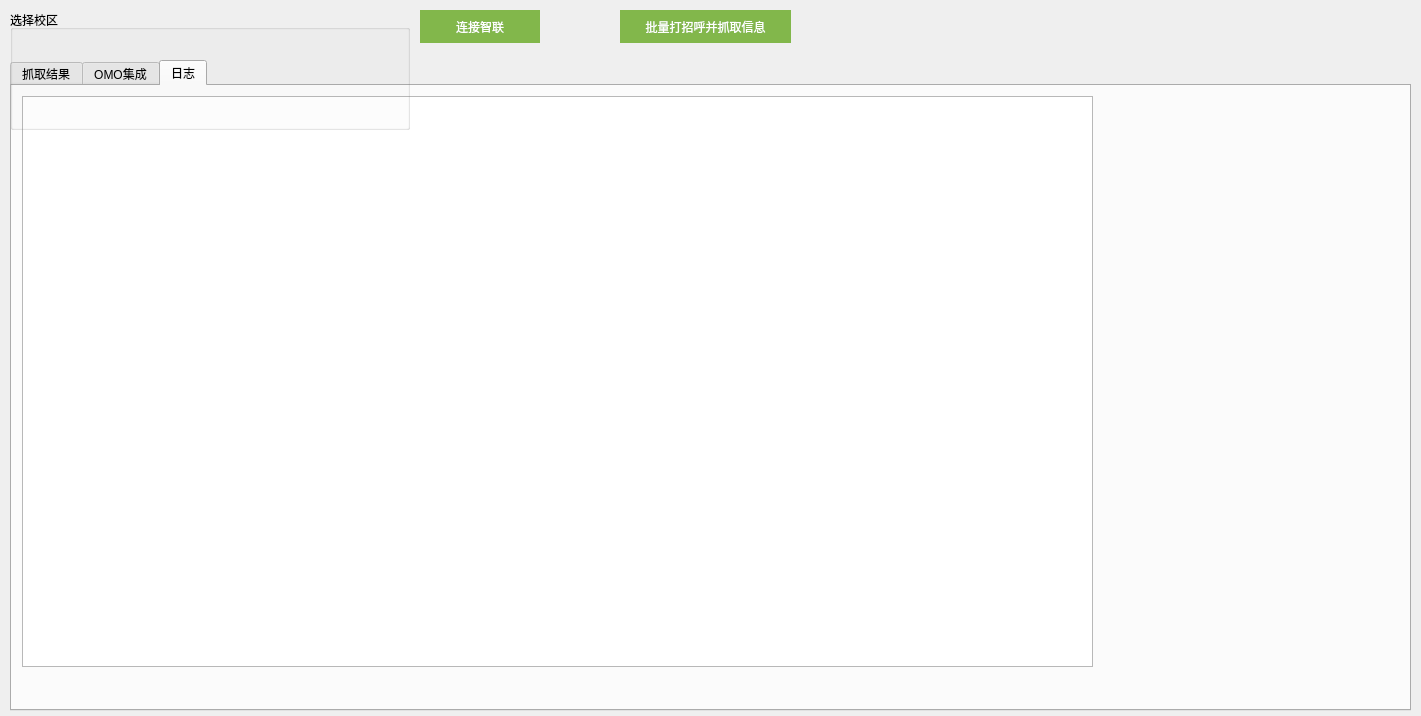
<?xml version="1.0" encoding="UTF-8"?>
<ui version="4.0">
 <class>mainwindow</class>
 <widget class="QWidget" name="mainwindow">
  <property name="geometry">
   <rect>
    <x>0</x>
    <y>0</y>
    <width>1421</width>
    <height>716</height>
   </rect>
  </property>
  <property name="windowTitle">
   <string>智联简历处理</string>
  </property>
  <widget class="QTabWidget" name="tabWidget">
   <property name="geometry">
    <rect>
     <x>10</x>
     <y>60</y>
     <width>1401</width>
     <height>651</height>
    </rect>
   </property>
   <property name="currentIndex">
    <number>2</number>
   </property>
   <widget class="QWidget" name="fetch_result">
    <attribute name="title">
     <string>抓取结果</string>
    </attribute>
    <widget class="QTableWidget" name="fetch_table">
     <property name="geometry">
      <rect>
       <x>10</x>
       <y>10</y>
       <width>1261</width>
       <height>611</height>
      </rect>
     </property>
     <property name="minimumSize">
      <size>
       <width>971</width>
       <height>0</height>
      </size>
     </property>
     <property name="sortingEnabled">
      <bool>true</bool>
     </property>
    </widget>
   </widget>
   <widget class="QWidget" name="omo_integrate">
    <attribute name="title">
     <string>OMO集成</string>
    </attribute>
    <widget class="QWidget" name="layoutWidget">
     <property name="geometry">
      <rect>
       <x>1280</x>
       <y>10</y>
       <width>101</width>
       <height>186</height>
      </rect>
     </property>
     <layout class="QVBoxLayout" name="vbox1">
      <property name="spacing">
       <number>50</number>
      </property>
      <item>
       <widget class="QPushButton" name="open_excel_button">
        <property name="text">
         <string>打开文件</string>
        </property>
       </widget>
      </item>
      <item>
       <widget class="QPushButton" name="update_omo_button">
        <property name="text">
         <string>更新到OMO</string>
        </property>
       </widget>
      </item>
      <item>
       <widget class="QPushButton" name="batch_download_button">
        <property name="text">
         <string>批量简历下载</string>
        </property>
       </widget>
      </item>
     </layout>
    </widget>
    <widget class="QTableWidget" name="omo_table">
     <property name="geometry">
      <rect>
       <x>10</x>
       <y>10</y>
       <width>1261</width>
       <height>611</height>
      </rect>
     </property>
     <property name="minimumSize">
      <size>
       <width>971</width>
       <height>0</height>
      </size>
     </property>
     <property name="sortingEnabled">
      <bool>true</bool>
     </property>
     <property name="rowCount">
      <number>0</number>
     </property>
     <property name="columnCount">
      <number>0</number>
     </property>
    </widget>
   </widget>
   <widget class="QWidget" name="log">
    <attribute name="title">
     <string>日志</string>
    </attribute>
    <widget class="QTextEdit" name="log_textedit">
     <property name="enabled">
      <bool>true</bool>
     </property>
     <property name="geometry">
      <rect>
       <x>10</x>
       <y>10</y>
       <width>1071</width>
       <height>571</height>
      </rect>
     </property>
     <property name="readOnly">
      <bool>true</bool>
     </property>
    </widget>
   </widget>
  </widget>
  <!-- 选择校区 -->
  <widget class="QGroupBox" name="campus_group">
    <property name="geometry">
    <rect>
    <x>10</x>
    <y>10</y>
    <width>400</width>
    <height>120</height>
    </rect>
    </property>
    <property name="title">
    <string>选择校区</string>
    </property>
  </widget>
  <widget class="QWidget" name="layoutWidget_2">
   <property name="geometry">
    <rect>
     <x>420</x>
     <y>10</y>
     <width>371</width>
     <height>33</height>
    </rect>
   </property>
   <layout class="QHBoxLayout" name="horizontalLayout">
    <property name="spacing">
     <number>80</number>
    </property>
    <item>
     <widget class="QPushButton" name="connect_zhilian_button">
      <property name="minimumSize">
       <size>
        <width>0</width>
        <height>0</height>
       </size>
      </property>
      <property name="maximumSize">
       <size>
        <width>120</width>
        <height>16777215</height>
       </size>
      </property>
      <property name="baseSize">
       <size>
        <width>0</width>
        <height>0</height>
       </size>
      </property>
      <property name="styleSheet">
       <string notr="true">background-color: #82b74b; color: white; border: none; padding: 8px 15px;</string>
      </property>
      <property name="text">
       <string>连接智联</string>
      </property>
     </widget>
    </item>
    <item>
     <widget class="QPushButton" name="fetch_info_button">
      <property name="styleSheet">
       <string notr="true">background-color: #82b74b; color: white; border: none; padding: 8px 15px;</string>
      </property>
      <property name="text">
       <string>批量打招呼并抓取信息</string>
      </property>
     </widget>
    </item>
   </layout>
  </widget>
 </widget>
 <resources/>
 <connections/>
</ui>
